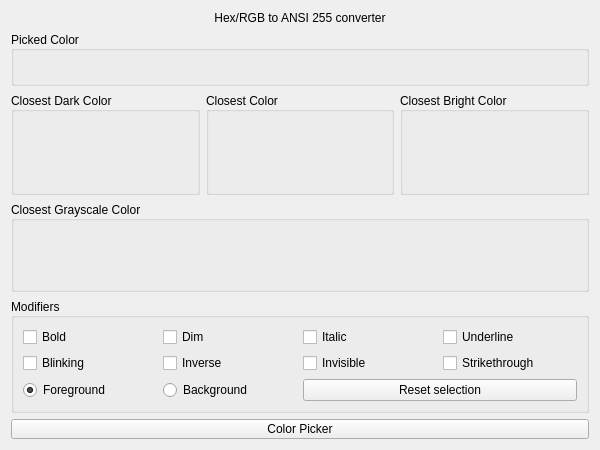
<?xml version="1.0" encoding="UTF-8"?>
<ui version="4.0">
 <class>Form</class>
 <widget class="QWidget" name="Form">
  <property name="geometry">
   <rect>
    <x>0</x>
    <y>0</y>
    <width>600</width>
    <height>450</height>
   </rect>
  </property>
  <property name="windowTitle">
   <string>Hex to ANSI 255</string>
  </property>
  <layout class="QVBoxLayout" name="verticalLayout">
   <item>
    <widget class="QLabel" name="title">
     <property name="sizePolicy">
      <sizepolicy hsizetype="Preferred" vsizetype="Maximum">
       <horstretch>0</horstretch>
       <verstretch>0</verstretch>
      </sizepolicy>
     </property>
     <property name="text">
      <string>Hex/RGB to ANSI 255 converter</string>
     </property>
     <property name="alignment">
      <set>Qt::AlignCenter</set>
     </property>
    </widget>
   </item>
   <item>
    <layout class="QGridLayout" name="gridLayout">
     <item row="1" column="2" colspan="2">
      <widget class="QGroupBox" name="out_color">
       <property name="sizePolicy">
        <sizepolicy hsizetype="Preferred" vsizetype="Minimum">
         <horstretch>0</horstretch>
         <verstretch>0</verstretch>
        </sizepolicy>
       </property>
       <property name="title">
        <string>Closest Color</string>
       </property>
       <property name="alignment">
        <set>Qt::AlignLeading|Qt::AlignLeft|Qt::AlignVCenter</set>
       </property>
       <layout class="QGridLayout" name="gridLayout_3">
        <item row="0" column="0">
         <widget class="QLabel" name="out_color_preview">
          <property name="sizePolicy">
           <sizepolicy hsizetype="Preferred" vsizetype="Minimum">
            <horstretch>0</horstretch>
            <verstretch>0</verstretch>
           </sizepolicy>
          </property>
          <property name="minimumSize">
           <size>
            <width>0</width>
            <height>50</height>
           </size>
          </property>
          <property name="text">
           <string/>
          </property>
          <property name="alignment">
           <set>Qt::AlignCenter</set>
          </property>
          <property name="textInteractionFlags">
           <set>Qt::LinksAccessibleByMouse|Qt::TextSelectableByMouse</set>
          </property>
         </widget>
        </item>
       </layout>
      </widget>
     </item>
     <item row="1" column="0" colspan="2">
      <widget class="QGroupBox" name="out_color_floor">
       <property name="sizePolicy">
        <sizepolicy hsizetype="Preferred" vsizetype="Minimum">
         <horstretch>0</horstretch>
         <verstretch>0</verstretch>
        </sizepolicy>
       </property>
       <property name="title">
        <string>Closest Dark Color</string>
       </property>
       <property name="alignment">
        <set>Qt::AlignLeading|Qt::AlignLeft|Qt::AlignVCenter</set>
       </property>
       <layout class="QGridLayout" name="gridLayout_2">
        <item row="0" column="0">
         <widget class="QLabel" name="out_color_preview_floor">
          <property name="sizePolicy">
           <sizepolicy hsizetype="Preferred" vsizetype="Minimum">
            <horstretch>0</horstretch>
            <verstretch>0</verstretch>
           </sizepolicy>
          </property>
          <property name="minimumSize">
           <size>
            <width>0</width>
            <height>50</height>
           </size>
          </property>
          <property name="text">
           <string/>
          </property>
          <property name="alignment">
           <set>Qt::AlignCenter</set>
          </property>
          <property name="textInteractionFlags">
           <set>Qt::LinksAccessibleByMouse|Qt::TextSelectableByMouse</set>
          </property>
         </widget>
        </item>
       </layout>
      </widget>
     </item>
     <item row="5" column="0" colspan="6">
      <widget class="QPushButton" name="color_picker_button">
       <property name="maximumSize">
        <size>
         <width>16777215</width>
         <height>20</height>
        </size>
       </property>
       <property name="text">
        <string>Color Picker</string>
       </property>
      </widget>
     </item>
     <item row="2" column="0" colspan="6">
      <widget class="QGroupBox" name="out_gray">
       <property name="sizePolicy">
        <sizepolicy hsizetype="Preferred" vsizetype="Maximum">
         <horstretch>0</horstretch>
         <verstretch>0</verstretch>
        </sizepolicy>
       </property>
       <property name="title">
        <string>Closest Grayscale Color</string>
       </property>
       <property name="alignment">
        <set>Qt::AlignLeading|Qt::AlignLeft|Qt::AlignVCenter</set>
       </property>
       <layout class="QGridLayout" name="gridLayout_5">
        <item row="0" column="0">
         <widget class="QLabel" name="out_gray_preview">
          <property name="sizePolicy">
           <sizepolicy hsizetype="Preferred" vsizetype="Maximum">
            <horstretch>0</horstretch>
            <verstretch>0</verstretch>
           </sizepolicy>
          </property>
          <property name="minimumSize">
           <size>
            <width>0</width>
            <height>50</height>
           </size>
          </property>
          <property name="text">
           <string/>
          </property>
          <property name="alignment">
           <set>Qt::AlignCenter</set>
          </property>
          <property name="textInteractionFlags">
           <set>Qt::LinksAccessibleByMouse|Qt::TextSelectableByMouse</set>
          </property>
         </widget>
        </item>
       </layout>
      </widget>
     </item>
     <item row="1" column="4" colspan="2">
      <widget class="QGroupBox" name="out_color_ceil">
       <property name="sizePolicy">
        <sizepolicy hsizetype="Preferred" vsizetype="Minimum">
         <horstretch>0</horstretch>
         <verstretch>0</verstretch>
        </sizepolicy>
       </property>
       <property name="title">
        <string>Closest Bright Color</string>
       </property>
       <property name="alignment">
        <set>Qt::AlignLeading|Qt::AlignLeft|Qt::AlignVCenter</set>
       </property>
       <layout class="QGridLayout" name="gridLayout_4">
        <item row="0" column="0">
         <widget class="QLabel" name="out_color_preview_ceil">
          <property name="sizePolicy">
           <sizepolicy hsizetype="Preferred" vsizetype="Minimum">
            <horstretch>0</horstretch>
            <verstretch>0</verstretch>
           </sizepolicy>
          </property>
          <property name="minimumSize">
           <size>
            <width>0</width>
            <height>50</height>
           </size>
          </property>
          <property name="text">
           <string/>
          </property>
          <property name="alignment">
           <set>Qt::AlignCenter</set>
          </property>
          <property name="textInteractionFlags">
           <set>Qt::LinksAccessibleByMouse|Qt::TextSelectableByMouse</set>
          </property>
         </widget>
        </item>
       </layout>
      </widget>
     </item>
     <item row="4" column="0" colspan="6">
      <widget class="QGroupBox" name="modifiers">
       <property name="sizePolicy">
        <sizepolicy hsizetype="Minimum" vsizetype="Maximum">
         <horstretch>0</horstretch>
         <verstretch>0</verstretch>
        </sizepolicy>
       </property>
       <property name="title">
        <string>Modifiers</string>
       </property>
       <property name="alignment">
        <set>Qt::AlignLeading|Qt::AlignLeft|Qt::AlignVCenter</set>
       </property>
       <layout class="QGridLayout" name="gridLayout_7">
        <item row="3" column="1">
         <widget class="QRadioButton" name="is_background">
          <property name="layoutDirection">
           <enum>Qt::LeftToRight</enum>
          </property>
          <property name="text">
           <string>Background</string>
          </property>
          <property name="checked">
           <bool>false</bool>
          </property>
         </widget>
        </item>
        <item row="3" column="0">
         <widget class="QRadioButton" name="is_foreground">
          <property name="layoutDirection">
           <enum>Qt::LeftToRight</enum>
          </property>
          <property name="text">
           <string>Foreground</string>
          </property>
          <property name="checked">
           <bool>true</bool>
          </property>
         </widget>
        </item>
        <item row="2" column="2">
         <widget class="QCheckBox" name="is_invisible">
          <property name="text">
           <string>Invisible</string>
          </property>
         </widget>
        </item>
        <item row="2" column="3">
         <widget class="QCheckBox" name="is_striketrhough">
          <property name="text">
           <string>Strikethrough</string>
          </property>
         </widget>
        </item>
        <item row="2" column="1">
         <widget class="QCheckBox" name="is_inverse">
          <property name="text">
           <string>Inverse</string>
          </property>
         </widget>
        </item>
        <item row="1" column="3">
         <widget class="QCheckBox" name="is_underline">
          <property name="text">
           <string>Underline</string>
          </property>
         </widget>
        </item>
        <item row="2" column="0">
         <widget class="QCheckBox" name="is_blinking">
          <property name="text">
           <string>Blinking</string>
          </property>
         </widget>
        </item>
        <item row="1" column="0">
         <widget class="QCheckBox" name="is_bold">
          <property name="text">
           <string>Bold</string>
          </property>
         </widget>
        </item>
        <item row="1" column="1">
         <widget class="QCheckBox" name="is_dim">
          <property name="text">
           <string>Dim</string>
          </property>
         </widget>
        </item>
        <item row="1" column="2">
         <widget class="QCheckBox" name="is_italic">
          <property name="text">
           <string>Italic</string>
          </property>
         </widget>
        </item>
        <item row="3" column="2" colspan="2">
         <widget class="QPushButton" name="pushButton">
          <property name="text">
           <string>Reset selection</string>
          </property>
         </widget>
        </item>
       </layout>
      </widget>
     </item>
     <item row="0" column="0" colspan="6">
      <widget class="QGroupBox" name="in">
       <property name="sizePolicy">
        <sizepolicy hsizetype="Preferred" vsizetype="Maximum">
         <horstretch>0</horstretch>
         <verstretch>0</verstretch>
        </sizepolicy>
       </property>
       <property name="title">
        <string>Picked Color</string>
       </property>
       <property name="alignment">
        <set>Qt::AlignLeading|Qt::AlignLeft|Qt::AlignVCenter</set>
       </property>
       <layout class="QGridLayout" name="gridLayout_6">
        <item row="0" column="0">
         <widget class="QLabel" name="in_preview">
          <property name="sizePolicy">
           <sizepolicy hsizetype="Preferred" vsizetype="Maximum">
            <horstretch>0</horstretch>
            <verstretch>0</verstretch>
           </sizepolicy>
          </property>
          <property name="maximumSize">
           <size>
            <width>16777215</width>
            <height>50</height>
           </size>
          </property>
          <property name="text">
           <string/>
          </property>
          <property name="alignment">
           <set>Qt::AlignCenter</set>
          </property>
          <property name="textInteractionFlags">
           <set>Qt::LinksAccessibleByMouse|Qt::TextSelectableByMouse</set>
          </property>
         </widget>
        </item>
       </layout>
      </widget>
     </item>
    </layout>
   </item>
  </layout>
 </widget>
 <resources/>
 <connections/>
</ui>
